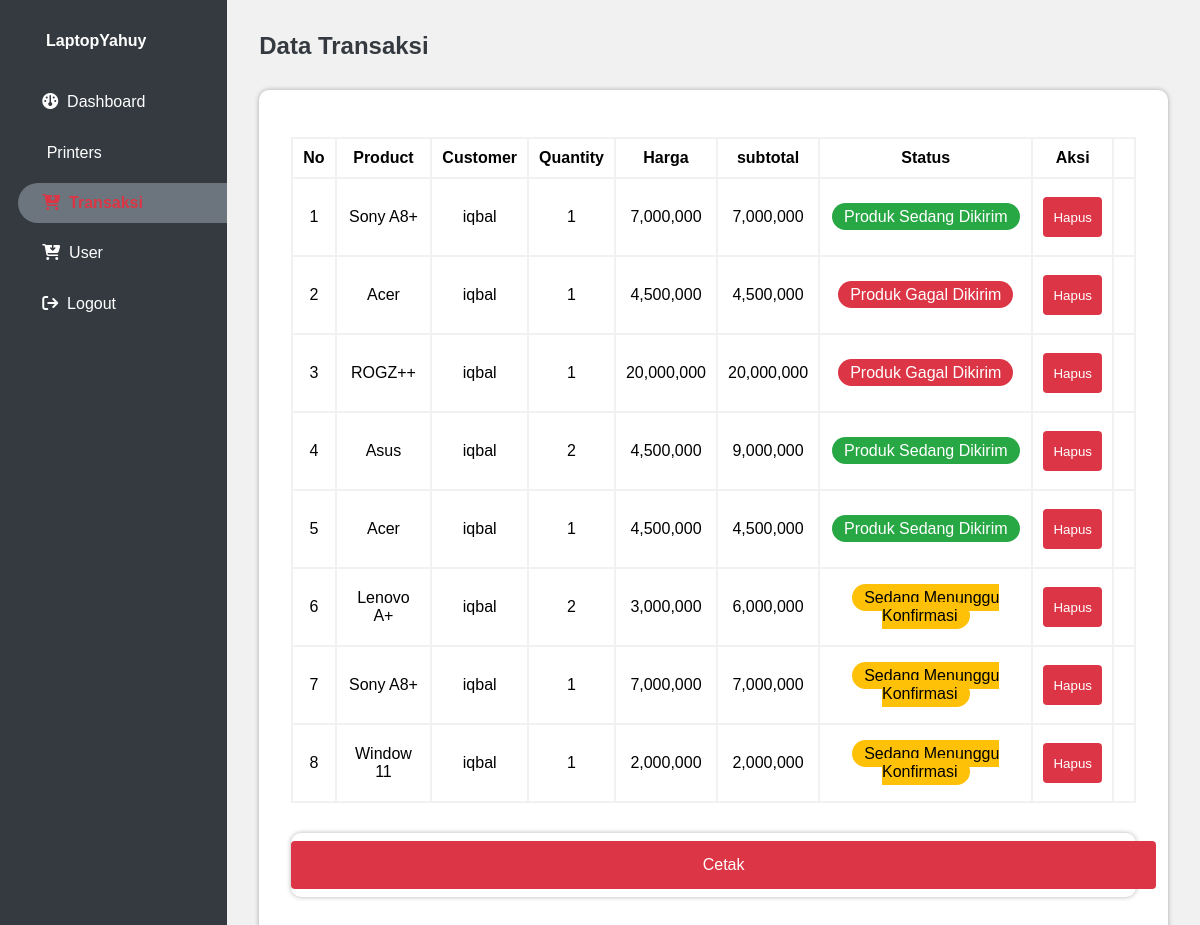
Page /transaksi/index.php on the committed database.
### tables this page shows
CREATE TABLE `transaksi` (
  `idTransaksi` int(10) NOT NULL,
  `Jumlah` int(10) DEFAULT NULL,
  `alamat` char(255) DEFAULT NULL,
  `no_telp` int(255) DEFAULT NULL,
  `email` varchar(255) DEFAULT NULL,
  `NamaAnda` varchar(255) DEFAULT NULL,
  `subtotal` int(11) NOT NULL,
  `status` int(11) NOT NULL,
  `tanggal` timestamp NOT NULL DEFAULT current_timestamp() ON UPDATE current_timestamp(),
  `HargaLaptop` int(50) DEFAULT NULL,
  `UserIdUser` int(11) NOT NULL,
  `Laptop_tblIdPrinter` int(11) NOT NULL,
  `UserIdUser2` int(11) NOT NULL
);

CREATE TABLE `laptop_tb` (
  `idPrinter` int(10) NOT NULL,
  `NamaLaptop` char(50) DEFAULT NULL,
  `SpesifikasiPrinter` char(50) DEFAULT NULL,
  `HargaLaptop` int(50) DEFAULT NULL,
  `stok` int(255) DEFAULT NULL,
  `GambarPrinter` varchar(50) NOT NULL,
  `UserIdUser` int(11) DEFAULT NULL
);

CREATE TABLE `user` (
  `idUser` int(10) NOT NULL,
  `Username` varchar(50) DEFAULT NULL,
  `roles` int(11) DEFAULT NULL,
  `Password` varchar(10) DEFAULT NULL
);

### transaksi/index.php (the view, shortened to what this page needs)
<!DOCTYPE html>
<html lang="en">
<head>
    <link rel="stylesheet" href="../css/side.css">
    <link rel="stylesheet" href="../css/prouk.css">
</head>
<body>
    <div class="sidebar">
        <h4 class="sidebar-brand">LaptopYahuy</h4>
        <ul>
        <li>
                <a href="../admin/dashboard.php"><i class="fas fa-tachometer-alt-average"></i> &nbsp;Dashboard</a>
            </li>
            <li>
                <a href="../product/index.php"><span class="iconify icon-brand" data-icon="bi:printer-fill"></span> &nbsp;Printers</a>
            </li>
            <li class="active">
                <a href="index.php"><i class="fas fa-cart-arrow-down"></i> &nbsp;Transaksi</a>
            </li>
            <li>
                <a href="../admin/user.php"><i class="fas fa-cart-arrow-down"></i> &nbsp;User</a>
            </li>
            <li>
                <a href="../logout.php" onclick="return confirm('Apakah Kamu Yakin Ingin Keluar ?')"><i class="fa-solid fa-arrow-right-from-bracket"></i> &nbsp;Logout</a>
            </li>
        </ul>
    </div>
    <main>
        <div class="section-title">
            Data Transaksi
        </div>
        <div class="row">
            <div class="card mt-5">
                <div class="table-responsive">
                <table>
                    <tr>
                        <th>No</th>
                        <th>Product</th>
                        <th>Customer</th>
                        <th>Quantity</th>
                        <th>Harga</th>
                        <th>subtotal</th>
                        <th>Status</th>
                        <th>Aksi</th>
                    </tr>
                    <?php
                    include '../database/koneksi.php';
                    $query = 'SELECT transaksi.subtotal, transaksi.Jumlah, transaksi.idTransaksi, transaksi.status ,  transaksi.UserIdUser2, user.Username, laptop_tb.NamaLaptop, laptop_tb.HargaLaptop FROM transaksi INNER JOIN user ON transaksi.UserIdUser2 = user.idUser INNER JOIN laptop_tb ON transaksi.Laptop_tblIdPrinter = laptop_tb.idPrinter';
                    $result = mysqli_query($koneksi, $query);
                    $no = 1;
                    while ($data = mysqli_fetch_object($result)) { ?>
                    <tr>
                        <td><?= $no++ ?></td>
                        <td><?= $data->NamaLaptop ?></td>
                        <td><?= $data->Username ?></td>
                        <td><?= $data->Jumlah ?></td>
                        <td><?= number_format($data->HargaLaptop) ?></td>
                        <td><?= number_format($data->subtotal) ?></td>
                        <?php
    if ($data->status == 1) {
?>
        <td><span class="badge-warning">Sedang Menunggu Konfirmasi</span></td>
<?php
    } else if ($data->status == 2) {
?>
        <td><span class="badge-success">Produk Sedang Dikirim</span></td>
<?php
    } else if ($data->status == 3) {
?>
        <td><span class="badge-danger">Produk Gagal Dikirim</span></td>
<?php
    }
?>
<td>
    <form method="POST" action="hapus_transaksi.php">
        <button type="submit" onclick="return confirm('Apakah Anda yakin ingin menghapus transaksi ini?')" class="btn btn-danger btn-sm">
            Hapus
        </button>
    </form>
</td>
<td>
</td>
                    </tr>
                    <?php }
                    ?>
                </table>
                <div class="row">
    <div class="card mt-5">
        <div class="card-footer">
            <a href="cetak.php" class="btn btn-danger btn-sm">Cetak</a>
        </div>
    </div>
</div>
            </div>
        </div>
    </main>
</body>
</html>

### css/side.css (style rules this page uses)
* { margin: 0; padding: 0; font-family: Arial, Helvetica, sans-serif; }
:root { --hex: #80080; --white : #fff; --navy: #2877EE; --hex: #ab14c2; --info: #17a2b8; --success: #28a745; --warning: #ffc107; --danger: #dc3545; --dark: #343a40; --secondary: #6c757d; }
.mt-5 { margin-top: 30px; }
body { width: 100%; overflow-x: hidden; background-color: #f1f1f1; min-height: 100vh; display: flex; justify-content: space-between; }
.sidebar { background-color: var(--dark); min-height: 100vh; width: 20%; }
.sidebar-brand { color: var(--white); display: flex; align-items: center; margin-left: 30px; padding: 2em 1em; }
.sidebar ul { list-style: none; }
.sidebar ul li { display: flex; width: 92%; align-items: center; float: right; margin-bottom: 10px; }
.sidebar ul .active a { color: var(--danger); background-color: var(--secondary); transition: .2s all; font-weight: 600; }
.sidebar ul li a { padding: .7em 1.5em; width: 100%; text-decoration: none; border-top-left-radius: 20px; border-bottom-left-radius: 20px; color: var(--white); }
main { width: 80%; min-height: 100vh; display: flex; padding: 2em; flex-direction: column; }
.section-title { color: var(--dark); font-weight: 600; font-size: 24px; text-transform: capitalize; }

### css/prouk.css (style rules this page uses)
.card { display: flex; justify-content: center; flex-direction: column; background: #FFF; border-radius: 10px; width: 100%; height: 100%; box-shadow: 0 0 5px rgba(0, 0, 0, .3); }
.btn { text-decoration: none; color: #fff; width: 150px; display: flex; align-items: center; justify-content: center; border-radius: 50px; height: 40px; margin-left: 2em; font-weight: 500; margin-top: 1em; }
.table-responsive { padding: 2em; }
table { width: 100%; margin-top: 1m; padding: 2em; border-collapse:collapse; caption-side:bottom; }
table, th, td { border: solid 2px #f1f1f1; padding: 10px; }
td { text-align: center; }
.badge-warning { background-color: var(--warning); padding: 5px 12px; border-radius: 50px; }
.badge-success { background-color: var(--success); color: #fff; padding: 5px 12px; border-radius: 50px; }
.badge-danger { background-color: var(--danger); color: #fff; padding: 5px 12px; border-radius: 50px; }
.btn-danger { width: 100%; background-color: var(--danger); color: rgb(255, 255, 255); text-decoration: none; padding: 4px 10px; margin: 8px 0; border: none; border-radius: 4px; cursor: pointer; }

### rows in the picture
transaksi: laptop_tb.NamaLaptop "Sony A8+", user.Username "iqbal", Jumlah "1", laptop_tb.HargaLaptop "7,000,000", subtotal "7,000,000", status "Produk Sedang Dikirim"
transaksi: laptop_tb.NamaLaptop "Acer", user.Username "iqbal", Jumlah "1", laptop_tb.HargaLaptop "4,500,000", subtotal "4,500,000", status "Produk Gagal Dikirim"
transaksi: laptop_tb.NamaLaptop "ROGZ++", user.Username "iqbal", Jumlah "1", laptop_tb.HargaLaptop "20,000,000", subtotal "20,000,000", status "Produk Gagal Dikirim"
transaksi: laptop_tb.NamaLaptop "Asus", user.Username "iqbal", Jumlah "2", laptop_tb.HargaLaptop "4,500,000", subtotal "9,000,000", status "Produk Sedang Dikirim"
transaksi: laptop_tb.NamaLaptop "Acer", user.Username "iqbal", Jumlah "1", laptop_tb.HargaLaptop "4,500,000", subtotal "4,500,000", status "Produk Sedang Dikirim"
transaksi: laptop_tb.NamaLaptop "Lenovo A+", user.Username "iqbal", Jumlah "2", laptop_tb.HargaLaptop "3,000,000", subtotal "6,000,000", status "Sedang Menunggu Konfirmasi"
transaksi: laptop_tb.NamaLaptop "Sony A8+", user.Username "iqbal", Jumlah "1", laptop_tb.HargaLaptop "7,000,000", subtotal "7,000,000", status "Sedang Menunggu Konfirmasi"
transaksi: laptop_tb.NamaLaptop "Window 11", user.Username "iqbal", Jumlah "1", laptop_tb.HargaLaptop "2,000,000", subtotal "2,000,000", status "Sedang Menunggu Konfirmasi"
